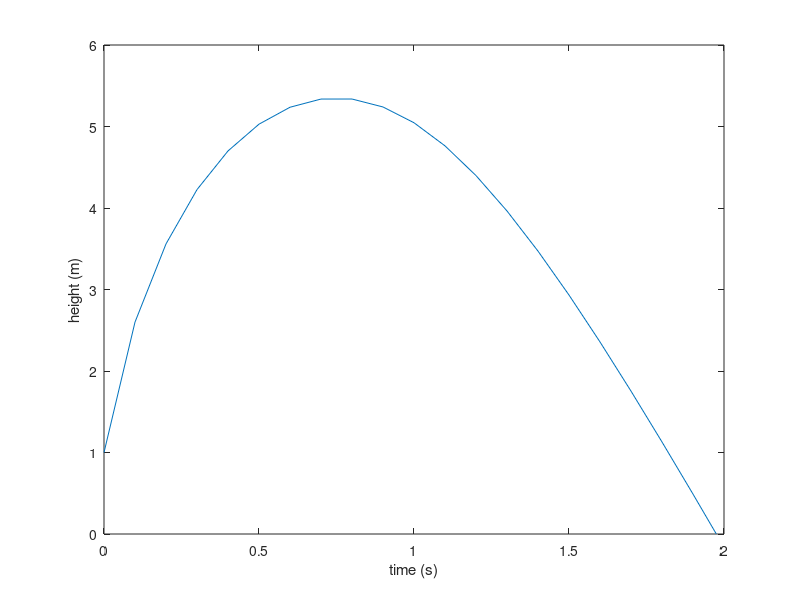
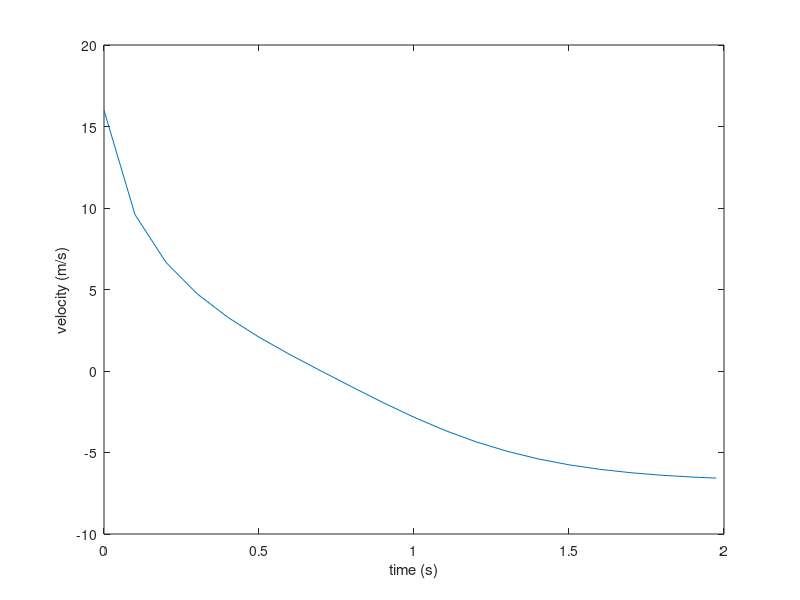

The MATLAB source for these figures, in order:
%
% Fisica Computacional (2016-2017)
%
% Trabalho Pratico 1
% Problema 1.1 c) (Proposta de Resolucao)
%
% Author : Tiago A. Oliveira (tiago.agueda@ua.pt)
% Revisions :
% 2017/02/17 - File created.
%

clear all % clear all variable
close all % close all windows
clc       % clear terminal output

% universal constants:
g = 9.8;        % (m/s^2)   gravity acelaration

% fixed parameters:
v0 = 16.0;       % (m/s)     initial velocity
vlim = 6.8;     % (m/s)     terminal velocity
t0 = 0.0;       % (s)       initial time
tf = 2.0;       % (s)       final time
z0 = 1.0;       % (m)       starting position

% Euler Method - parameters:
h=0.1;          % $$h=t_{k+1}-t_{k}$$

% variable allocation
n = tf/h;                 % find size of matrix/vector
t = t0:h:tf;                % allocate and initialize t
vz = zeros(1,n);            % allocate v_z
vz(1) = v0;                 % initialize v_z
z = zeros(1,n);             % allocate z
z(1) = z0;                  % initialize z

% analytical solution
% vz_a=-vlim*tanh(g.*t/vlim);

for i=1:n
    vz(i+1)=vz(i)+h*g*(-1-abs(vz(i))*vz(i)/(vlim*vlim));
    z(i+1)=z(i)+vz(i)*h;
    if(z(i+1)<0)
        break
    end
end

% remove ununcessary elements
t=t(1:i+1);
z=z(1:i+1);
vz=vz(1:i+1);

t_solo=interp1(z(end-1:end),t(end-1:end),0,'linear');
vz_solo=interp1(z(end-1:end),vz(end-1:end),0,'linear');
fprintf('Collision with ground at t = %f s\n\n', t_solo)

% Correct final values
t(end)=t_solo;
z(end)=0;
vz(end)=vz_solo;


% ploting results
plot(t,z)
xlabel('time (s)')
ylabel('height (m)')

% Esta figura nao e pedida:
figure(2)
plot(t,vz)
xlabel('time (s)')
ylabel('velocity (m/s)')